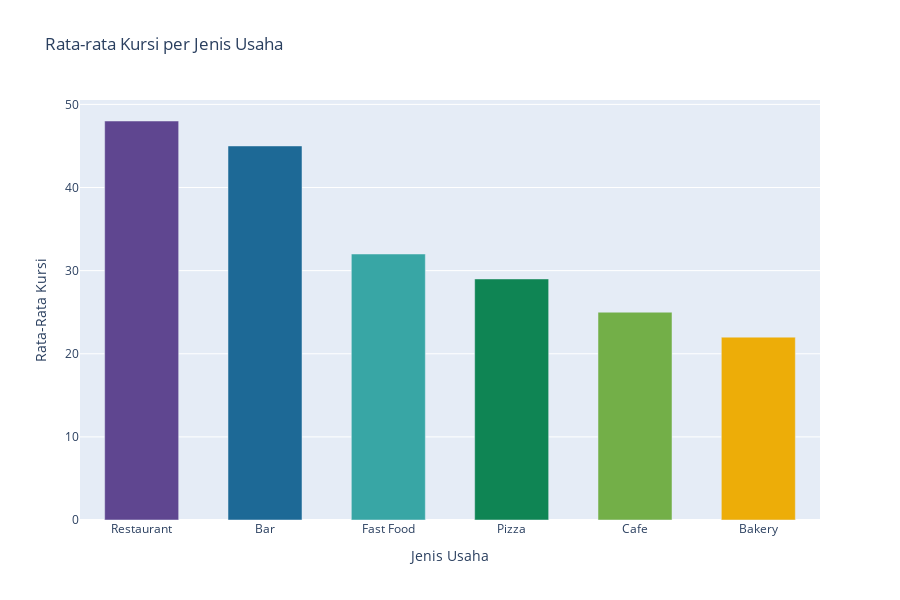

Write notebook code for a chart like this one.
### Code cell
# menampilkan grafik
fig = px.bar(
    avg_chair, 
    x='Jenis Usaha',
    y='Rata-Rata Kursi',
    title='Rata-rata Kursi per Jenis Usaha',
    color='Jenis Usaha',
    height=600,
    color_discrete_sequence=px.colors.qualitative.Prism
)
fig.update_layout(showlegend=False, bargap=0.4)
fig.show()

### Figure 1 — Plotly figure (JSON) as saved in the notebook; plotly's stock layout.template omitted (floating-point values rounded to 4 significant figures)
{"data": [{"alignmentgroup": "True", "hovertemplate": "Jenis Usaha=%{x}<br>Rata-Rata Kursi=%{y}<extra></extra>", "legendgroup": "Restaurant", "marker": {"color": "rgb(95, 70, 144)", "pattern": {"shape": ""}}, "name": "Restaurant", "offsetgroup": "Restaurant", "orientation": "v", "showlegend": true, "textposition": "auto", "type": "bar", "x": ["Restaurant"], "xaxis": "x", "y": [48], "yaxis": "y"}, {"alignmentgroup": "True", "hovertemplate": "Jenis Usaha=%{x}<br>Rata-Rata Kursi=%{y}<extra></extra>", "legendgroup": "Bar", "marker": {"color": "rgb(29, 105, 150)", "pattern": {"shape": ""}}, "name": "Bar", "offsetgroup": "Bar", "orientation": "v", "showlegend": true, "textposition": "auto", "type": "bar", "x": ["Bar"], "xaxis": "x", "y": [45], "yaxis": "y"}, {"alignmentgroup": "True", "hovertemplate": "Jenis Usaha=%{x}<br>Rata-Rata Kursi=%{y}<extra></extra>", "legendgroup": "Fast Food", "marker": {"color": "rgb(56, 166, 165)", "pattern": {"shape": ""}}, "name": "Fast Food", "offsetgroup": "Fast Food", "orientation": "v", "showlegend": true, "textposition": "auto", "type": "bar", "x": ["Fast Food"], "xaxis": "x", "y": [32], "yaxis": "y"}, {"alignmentgroup": "True", "hovertemplate": "Jenis Usaha=%{x}<br>Rata-Rata Kursi=%{y}<extra></extra>", "legendgroup": "Pizza", "marker": {"color": "rgb(15, 133, 84)", "pattern": {"shape": ""}}, "name": "Pizza", "offsetgroup": "Pizza", "orientation": "v", "showlegend": true, "textposition": "auto", "type": "bar", "x": ["Pizza"], "xaxis": "x", "y": [29], "yaxis": "y"}, {"alignmentgroup": "True", "hovertemplate": "Jenis Usaha=%{x}<br>Rata-Rata Kursi=%{y}<extra></extra>", "legendgroup": "Cafe", "marker": {"color": "rgb(115, 175, 72)", "pattern": {"shape": ""}}, "name": "Cafe", "offsetgroup": "Cafe", "orientation": "v", "showlegend": true, "textposition": "auto", "type": "bar", "x": ["Cafe"], "xaxis": "x", "y": [25], "yaxis": "y"}, {"alignmentgroup": "True", "hovertemplate": "Jenis Usaha=%{x}<br>Rata-Rata Kursi=%{y}<extra></extra>", "legendgroup": "Bakery", "marker": {"color": "rgb(237, 173, 8)", "pattern": {"shape": ""}}, "name": "Bakery", "offsetgroup": "Bakery", "orientation": "v", "showlegend": true, "textposition": "auto", "type": "bar", "x": ["Bakery"], "xaxis": "x", "y": [22], "yaxis": "y"}], "layout": {"bargap": 0.4, "barmode": "relative", "height": 600, "legend": {"title": {"text": "Jenis Usaha"}, "tracegroupgap": 0}, "showlegend": false, "title": {"text": "Rata-rata Kursi per Jenis Usaha"}, "xaxis": {"anchor": "y", "categoryarray": ["Restaurant", "Bar", "Fast Food", "Pizza", "Cafe", "Bakery"], "categoryorder": "array", "domain": [0, 1], "title": {"text": "Jenis Usaha"}}, "yaxis": {"anchor": "x", "domain": [0, 1], "title": {"text": "Rata-Rata Kursi"}}}}
